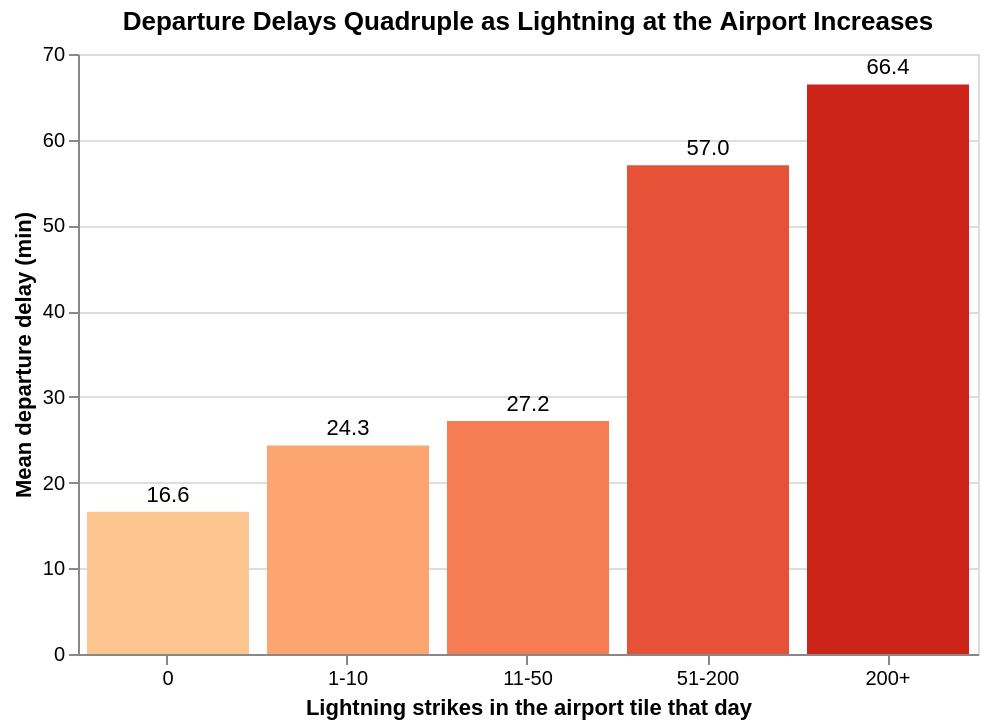

The cell this chart's notebook holds for it:
### Markdown cell above
Design changes: an active title that states the finding, bars in strike order, a sequential color that gets darker as lightning increases, a value label on each bar, and a tooltip with the number of airport-days behind each bar. The 200+ bar rests on only 6 airport-days, which the tooltip shows.

### Code cell
bars = alt.Chart(q1).mark_bar().encode(
    alt.X('lightning_level:O', title='Lightning strikes in the airport tile that day', sort=level_order, axis=alt.Axis(labelAngle=0)),
    alt.Y('mean_dep_delay:Q', title='Mean departure delay (min)'),
    alt.Color('lightning_level:O', sort=level_order, scale=alt.Scale(scheme='orangered'), legend=None),
    tooltip=['lightning_level', 'airport_days',
             alt.Tooltip('mean_dep_delay:Q', format='.1f'), alt.Tooltip('cancel_rate:Q', format='.1%')]
)
labels = alt.Chart(q1).mark_text(dy=-8).encode(
    alt.X('lightning_level:O', sort=level_order),
    alt.Y('mean_dep_delay:Q'),
    text='delay_label'
)
(bars + labels).properties(
    title='Departure Delays Quadruple as Lightning at the Airport Increases',
    width=450,
    height=300
)

### Figure 1 — Vega-Lite specification as saved in the notebook (floating-point values rounded to 4 significant figures)
{"config": {"view": {"continuousWidth": 300, "continuousHeight": 300}}, "layer": [{"mark": {"type": "bar"}, "encoding": {"color": {"field": "lightning_level", "legend": null, "scale": {"scheme": "orangered"}, "sort": ["0", "1-10", "11-50", "51-200", "200+"], "type": "ordinal"}, "tooltip": [{"field": "lightning_level", "type": "nominal"}, {"field": "airport_days", "type": "quantitative"}, {"field": "mean_dep_delay", "format": ".1f", "type": "quantitative"}, {"field": "cancel_rate", "format": ".1%", "type": "quantitative"}], "x": {"axis": {"labelAngle": 0}, "field": "lightning_level", "sort": ["0", "1-10", "11-50", "51-200", "200+"], "title": "Lightning strikes in the airport tile that day", "type": "ordinal"}, "y": {"field": "mean_dep_delay", "title": "Mean departure delay (min)", "type": "quantitative"}}}, {"mark": {"type": "text", "dy": -8}, "encoding": {"text": {"field": "delay_label", "type": "nominal"}, "x": {"field": "lightning_level", "sort": ["0", "1-10", "11-50", "51-200", "200+"], "type": "ordinal"}, "y": {"field": "mean_dep_delay", "type": "quantitative"}}}], "data": {"name": "data-27affd4ee794b7afd56e332662af0a57"}, "height": 300, "title": "Departure Delays Quadruple as Lightning at the Airport Increases", "width": 450, "$schema": "https://vega.github.io/schema/vega-lite/v5.20.1.json", "datasets": {"data-27affd4ee794b7afd56e332662af0a57": [{"lightning_level": "0", "airport_days": 8283, "mean_dep_delay": 16.61, "cancel_rate": 0.01706, "delay_label": "16.6"}, {"lightning_level": "1-10", "airport_days": 836, "mean_dep_delay": 24.33, "cancel_rate": 0.03834, "delay_label": "24.3"}, {"lightning_level": "11-50", "airport_days": 235, "mean_dep_delay": 27.19, "cancel_rate": 0.0473, "delay_label": "27.2"}, {"lightning_level": "200+", "airport_days": 6, "mean_dep_delay": 66.45, "cancel_rate": 0.1801, "delay_label": "66.4"}, {"lightning_level": "51-200", "airport_days": 56, "mean_dep_delay": 57.02, "cancel_rate": 0.0414, "delay_label": "57.0"}]}}
